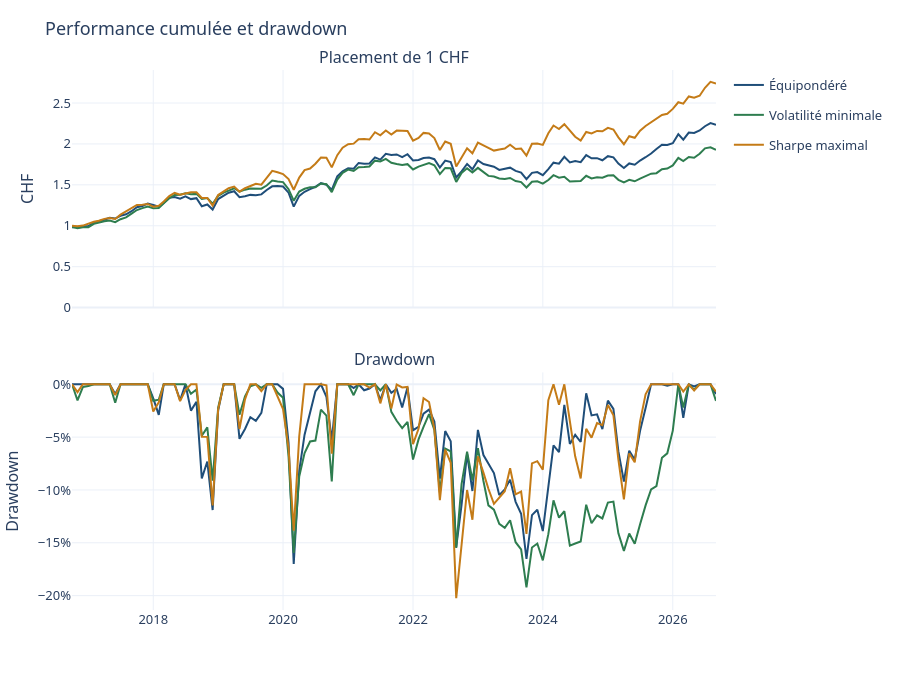
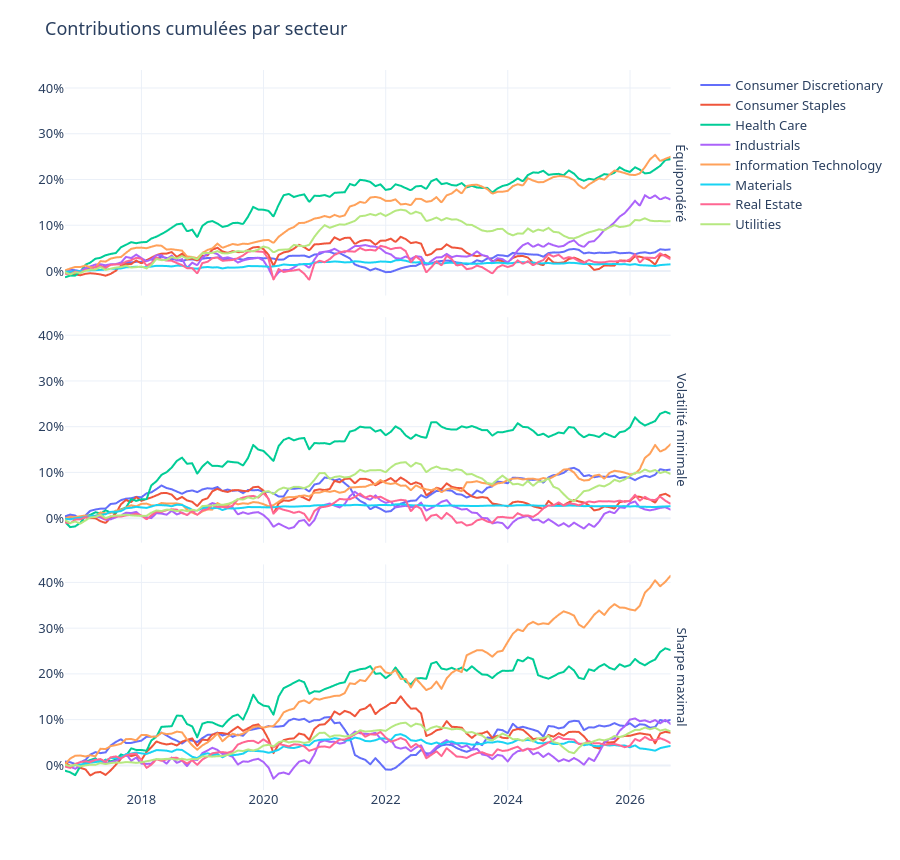
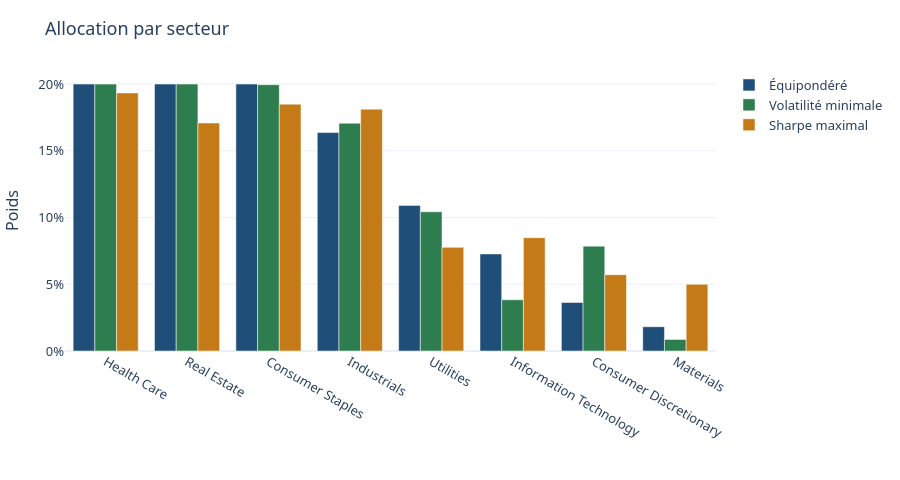
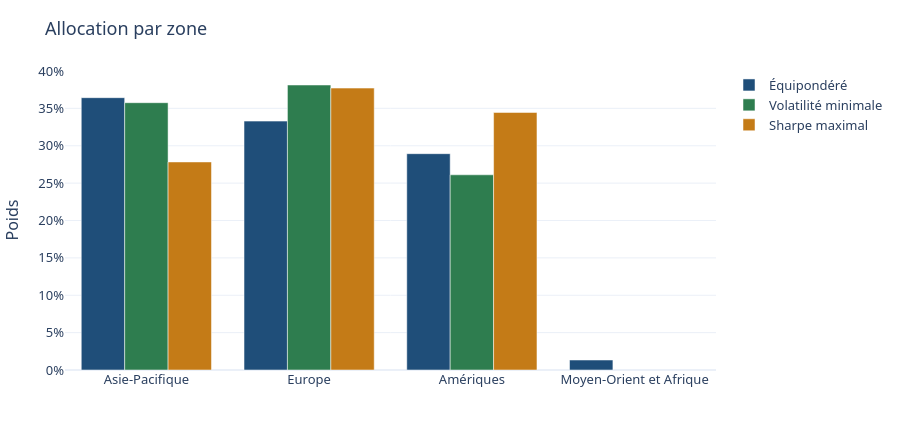

The notebook cell saved with these charts, in order:
### Markdown cell above
# Tableau de bord — suivi des portefeuilles

Les graphiques lisent `data/05_monitoring/`. Le mois du rapport est le dernier mois de la période de calcul. Les poids ne sont pas réestimés ici.

Le premier graphique suit un placement de 1 CHF et son drawdown. Le deuxième cumule les contributions mensuelles par secteur. Ce cumul n'est pas une performance composée. Le poids de chaque trimestre a été fixé avec les soixante mois précédents, sous les plafonds de l'IPS. La répartition affichée est celle du dernier mois. Cette page ne calcule ni le ratio de Sharpe, ni le ratio de Sortino, ni l'écart de suivi.

La même page est écrite dans `reports/monitoring/dashboard.html`.

Chaque couleur est une stratégie. L'échelle d'un graphique est commune. Pour l'équipondéré, les dix premières lignes ont le même poids : elles sont classées par symbole.

Le graphique des devises reprend la devise de cotation. Le livre est en actions : il n'y a pas de ligne obligations ni de ligne ETF.

### Code cell
import sys
from pathlib import Path

PROJECT_ROOT = Path.cwd()
for candidate in (PROJECT_ROOT, *PROJECT_ROOT.parents):
    if (candidate / "src").is_dir():
        PROJECT_ROOT = candidate
        break
if str(PROJECT_ROOT) not in sys.path:
    sys.path.append(str(PROJECT_ROOT))

from src.portfolio_monitoring.dashboard import build_figures, write_dashboard

print(write_dashboard())
for figure in build_figures():
    figure.show()
